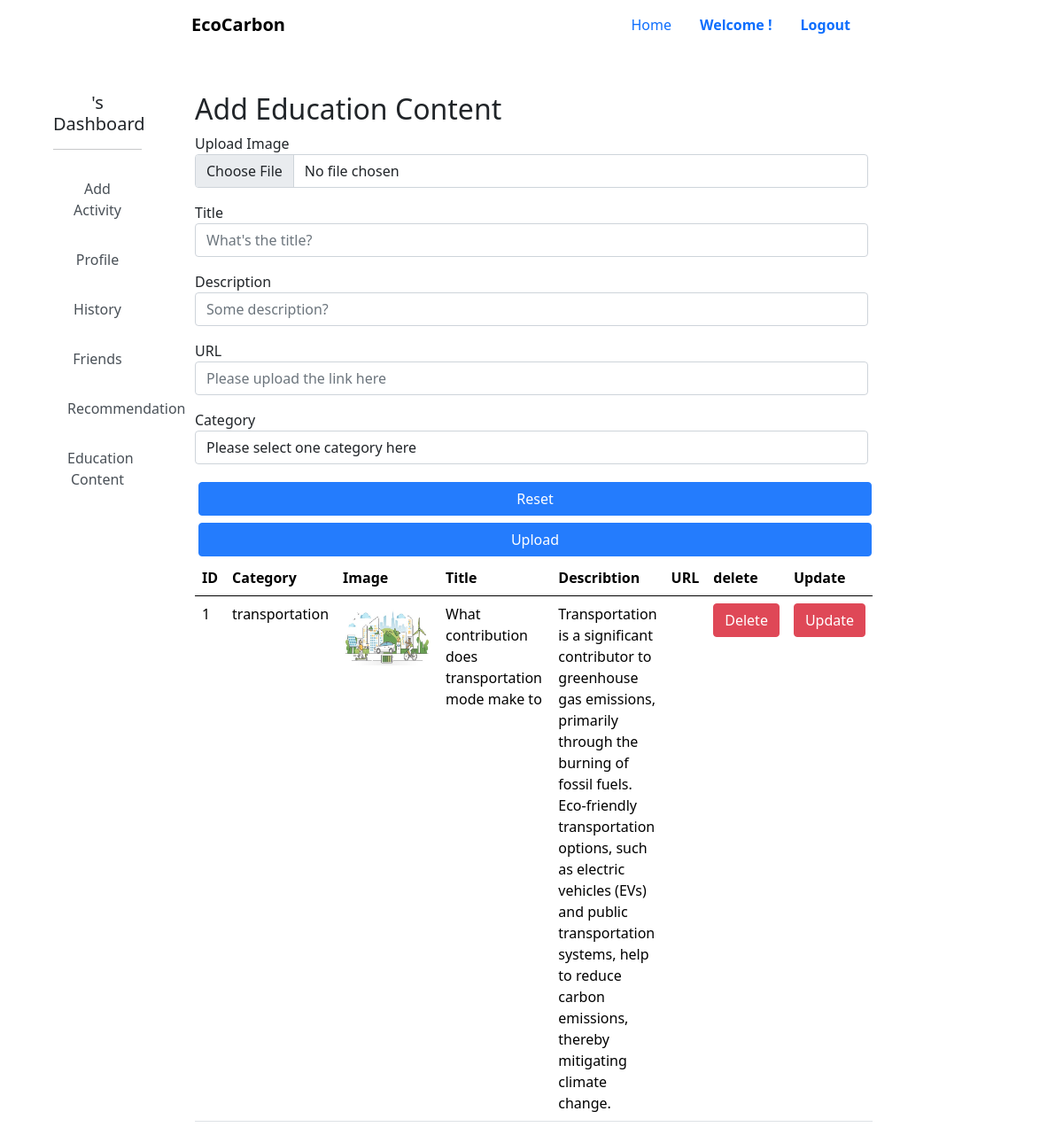
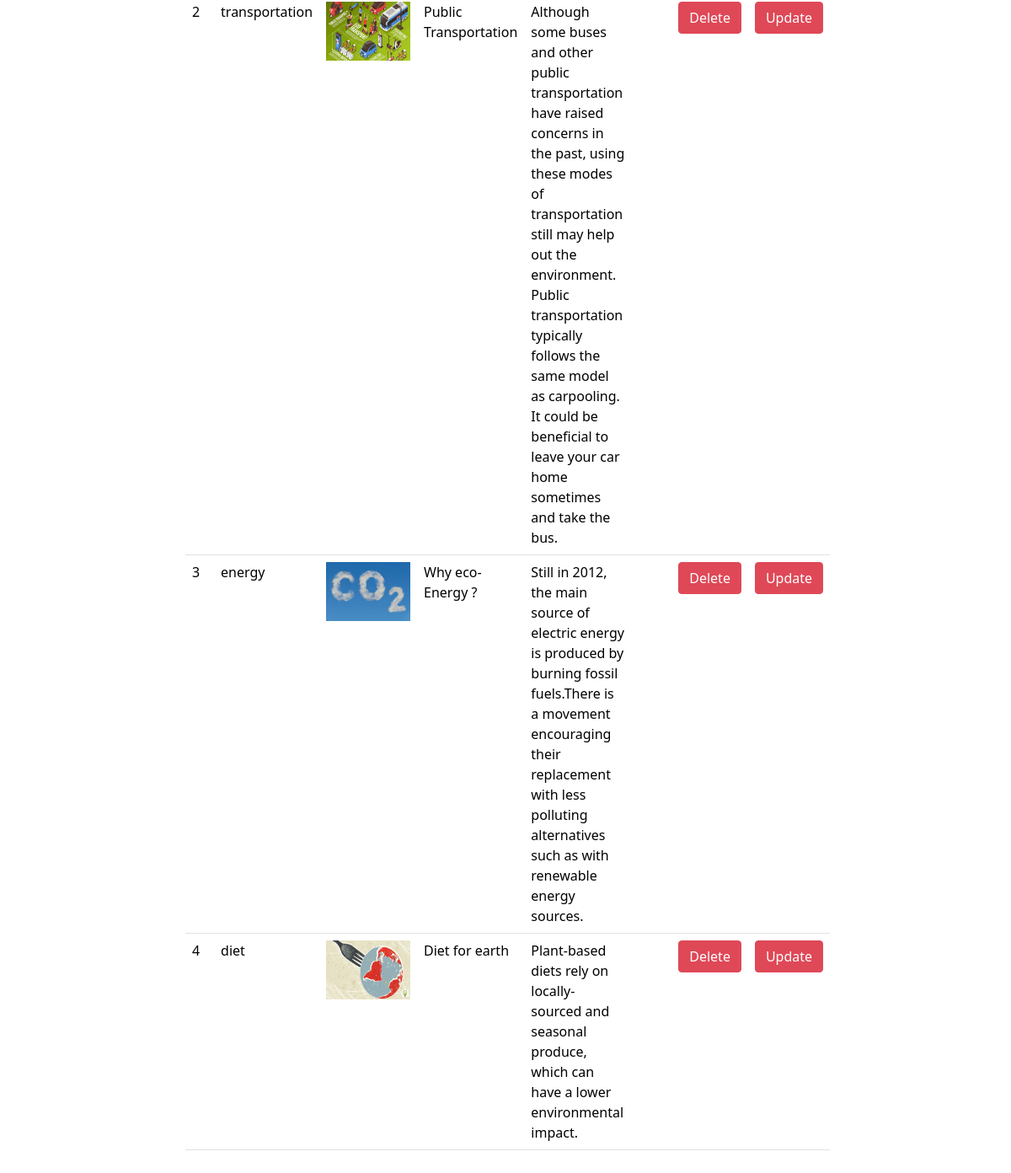
Screenshot of /AddContent.php with the database file from the repository (2 pictures, top to bottom).
### tables this page shows
CREATE TABLE `uploadcontent` (
  `id` int(11) NOT NULL,
  `Image` varchar(1024) NOT NULL,
  `Title` varchar(50) NOT NULL,
  `Description` varchar(500) NOT NULL,
  `URL` varchar(250) NOT NULL,
  `Category` varchar(20) NOT NULL
);

### AddContent.php (the view, shortened to what this page needs)
<!DOCTYPE html>
<html>
    <head>
        <link
        href="https://cdn.jsdelivr.net/npm/bootstrap@5.3.1/dist/css/bootstrap.min.css"
        rel="stylesheet"
        />
        <link
        rel="stylesheet"
        href="https://cdnjs.cloudflare.com/ajax/libs/animate.css/4.1.1/animate.min.css"
        />
        <link
        rel="stylesheet"
        href="https://cdnjs.cloudflare.com/ajax/libs/font-awesome/5.15.3/css/all.min.css"
        />
        <link rel="stylesheet" href="style.css" />
        <link href="https://unpkg.com/aos@2.3.1/dist/aos.css" rel="stylesheet"/>
        <link href="https://cdn.jsdelivr.net/npm/bootstrap@5.0.2/dist/css/bootstrap.min.css" rel="stylesheet">
    </head>
    <?php
    include 'includes/headers/header_merchant.inc.php';
    ?>
    <body>
    <div class="container-fluid pb-5">
        <div class="row">
            <nav class="col-md-2 d-md-block side-menu p-5" style="text-align:center">
                <h5 class="text-center"><?php echo $_SESSION["user_username"] ?>'s Dashboard</h5>
                <hr class="my-3">
                <a href="activityques.php">Add Activity</a>
                <a href="profile.php">Profile</a>
                <a href="searchhistory.php">History</a>
                <a href="friends.php">Friends</a>
                <a href = "Recommendation.php">Recommendation</a>
                <a href="educationalcontent.php">Education Content</a>
            </nav>
            <div class="col-md-8 pt-5">
                    <form action="connect.php" method="POST" enctype="multipart/form-data">
                        <h2>Add Education Content</h2>
                        <div class="mb-3">
                          <label for="" >Upload Image</label>
                          <input type="file" class="form-control"  name="ulimage" accept="image/*,video/*" required>
                        </div>
                        <div class="mb-3">
                          <label for="" >Title</label>
                          <input type="text" class="form-control"  name="ultitle" placeholder="What's the title?" required maxlength="50">
                        </div>
                        <div class="mb-3">
                          <label for="" >Description</label>
                          <input type="text" class="form-control"  name="uldescription" placeholder="Some description?" required maxlength="500">
                        </div>
                        <div class="mb-3">
                          <label for="ulurl" >URL</label>
                          <input type="url" class="form-control"  name="ulurl" placeholder="Please upload the link here" >
                        </div>
                        <div class="mb-3">
                          <label for="" >Category</label>
                          <select name="category" class="form-control" required>
                            <option value="" disabled selected hidden >Please select one category here</option>
                          </select>
                        </div>
                        <button type="reset" class="btn btn-primary m-1">Reset</button><br>
                        <button type="submit" class="btn btn-primary m-1" name="upload">Upload</button>
                    </form>
                    <div class="contaioner">
                      <table class="table">
                        <thead>
                          <tr>
                            <th scope="col">ID</th>
                            <th scope="col">Category</th>
                            <th scope="col">Image</th>
                            <th scope="col">Title</th>
                            <th scope="col">Describtion</th>
                            <th scope="col">URL</th>
                            <th scope="col">delete</th>
                            <th scope="col">Update</th>
                          </tr>
                        </thead>
                        <tbody>
                          <?php
                            include 'config.php';
                            $pic = mysqli_query($con,"SELECT * FROM `uploadcontent`");
                            while($row = mysqli_fetch_array($pic)){
                            echo "
                              <tr>
                                <td>$row[id]</td>
                                <td>$row[Category]</td>
                                <td><img src='$row[Image]' width ='100px' height ='70px'></td>
                                <td>$row[Title]</td>
                                <td>$row[Description]</td>
                                <td>$row[URL]</td>
                                <td><a href='delete.php? Id=$row[id]' class = 'btn btn-danger'>Delete</a></td>
                                <td><a href='update.php? Id=$row[id]' class = 'btn btn-danger'>Update</a></td>
                              </tr>
                              ";
                            }
                          ?>
                        </tbody>
                      </table>
                    </div>
            </div>
          </div>
        </div>
  </body>
</html>

### style.css (style rules this page uses)
body { margin: 0; padding: 0; overflow-x: hidden; }
a, a:hover { text-decoration: none; color: inherit; }
.side-menu { padding: 3rem; }
.side-menu a { padding: 1rem 1rem; display: block; color: #495057; text-decoration: none; transition: color 0.3s ease; }
.btn { background-color: dodgerblue; color: white; padding: 15px 20px; border: none; cursor: pointer; width: 100%; opacity: 0.9; }

### rows the page displays
uploadcontent: id "1", Category "transportation", Image (picture), Title "What contribution does transportation mode make to", Description "Transportation is a significant contributor to greenhouse gas emissions, primarily through the burning of fossil fuels. Eco-friendly transportation options, such as electric vehicles (EVs) and public transportation systems, help to reduce carbon emissions, thereby mitigating climate change."
uploadcontent: id "2", Category "transportation", Image (picture), Title "Public Transportation", Description "Although some buses and other public transportation have raised concerns in the past, using these modes of transportation still may help out the environment. Public transportation typically follows the same model as carpooling. It could be beneficial to leave your car home sometimes and take the bus."
uploadcontent: id "3", Category "energy", Image (picture), Title "Why eco-Energy ?", Description "Still in 2012, the main source of electric energy is produced by burning fossil fuels.There is a movement encouraging their replacement with less polluting alternatives such as with renewable energy sources."
uploadcontent: id "4", Category "diet", Image (picture), Title "Diet for earth", Description "Plant-based diets rely on locally-sourced and seasonal produce, which can have a lower environmental impact."
